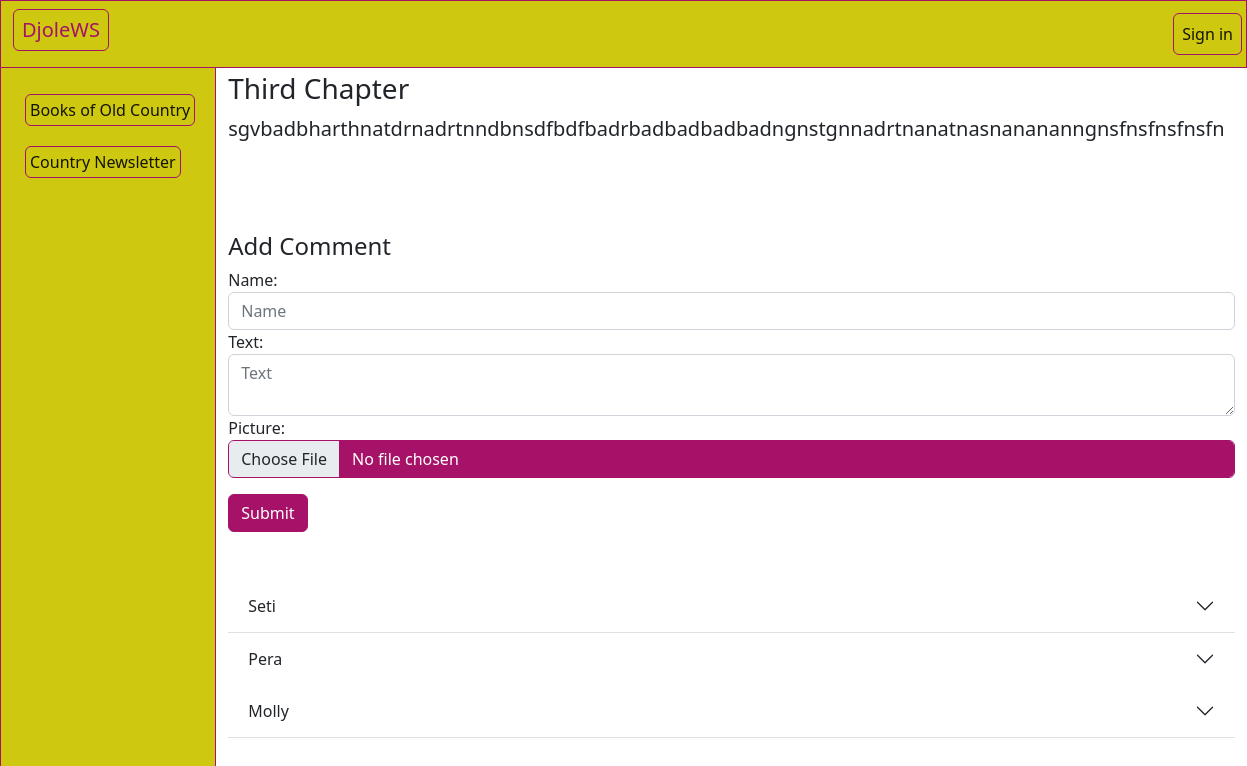
The page /chapter/3 on the database as committed earlier.
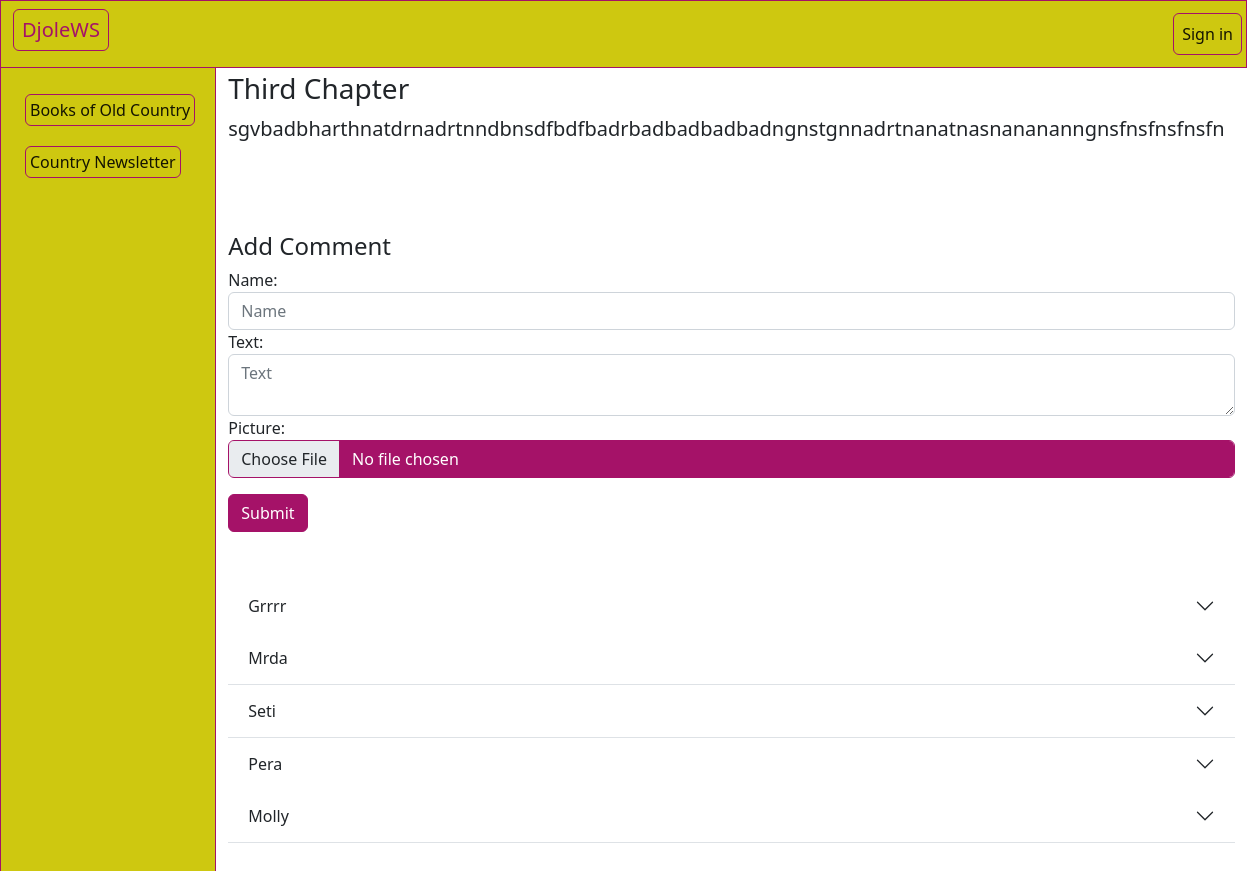
The same page on the database as committed later.
### index/models.py (models this page shows, shortened)
class Comment(models.Model):
    name = models.CharField(max_length=60)
    chapter = models.ForeignKey(Chapter, on_delete=models.CASCADE)
    image = models.ImageField(null=True, blank=True, upload_to="images/")
    text = models.TextField()
    created_at = models.DateTimeField(auto_now_add=True)

### index/views.py (the view)
# urls.py: path('chapter/<int:pk>', views.DetailChapter.as_view(), name='detail_chapter'),
class DetailChapter(View):
    model = Chapter
    template_name = 'index/detail_chapter.html'
    def get(self, request, pk):
        x = get_object_or_404(Chapter, id=pk)
        images = Image.objects.filter(chapter=x)
        comments = Comment.objects.filter(chapter=x).order_by('-created_at')
        text = Chapter.text
        comm = CommentForm
        context = {
            'chapters': Chapter.objects.all(),
            'chapter': x,
            'images': images,
            'comments': comments,
            'CommentForm': comm,
            }
        return render(request, self.template_name, context)

### index/templates/index/detail_chapter.html (shortened to what this page needs)
{% extends '_base.html' %}
{% block content %}
<h3>{{ chapter.name }}</h3>
<p class="lead">{{ chapter.text }}</p>
<div><h4>Add Comment</h4>
    <form action="{% url 'index:chapter_comment_create' chapter.id %}" method="post" enctype="multipart/form-data">
        <div class="mb-3">
        {{ CommentForm }}
        </div>
        <input  type="submit" class="mb-5 btn btn-primary">
    </form>
</div>
  {% if comments %}
  {% for comment in comments %}
  {% if comment.chapter.id == chapter.id %}
  <div class="accordion accordion-flush" id="accordionFlushExample">
    <div class="accordion-item">
      <h2 class="accordion-header" id="flush-heading{{ comment.id }}">
        <button class="accordion-button collapsed" type="button" data-bs-toggle="collapse" data-bs-target="#flush-collapse{{ comment.id }}" aria-expanded="false" aria-controls="flush-collapse{{ comment.id }}">
            {{ comment.name }}
        </button>
      </h2>
      <div id="flush-collapse{{ comment.id }}" class="accordion-collapse collapse" aria-labelledby="flush-heading{{ comment.id }}" data-bs-parent="#accordionFlushExample">
        <div class="accordion-body">
        <div class="row flex-nowrap">
        </div>
    </div>
        </div>
      </div>
    </div>
  {% endif %}
  {% endfor %}
  {% endif %}</br></br></br></br>
{% endblock %}

Rows that differ between the two databases and show on the page:
added Comment: name "Grrrr"
added Comment: name "Mrda"
